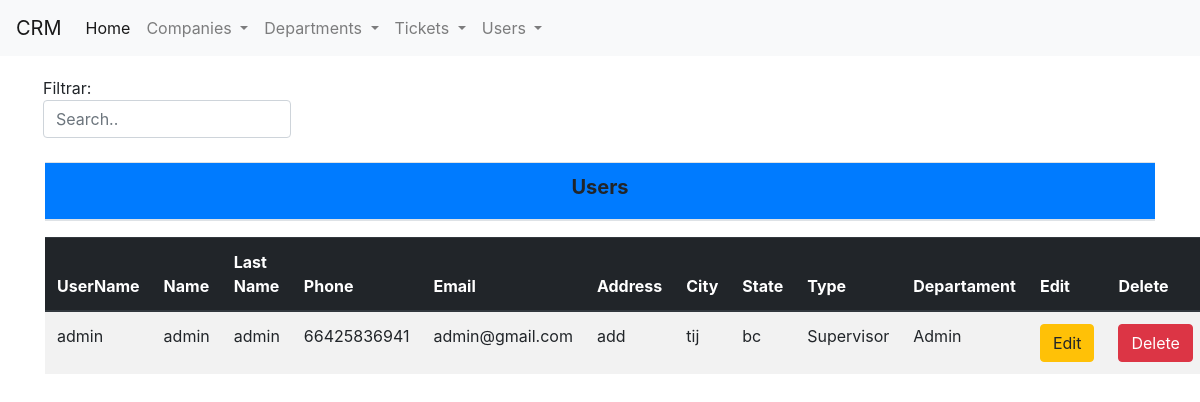
Screenshot of /Users/ with the database file from the repository.
### Users/models.py (models this page shows, shortened)
class Users(models.Model):
	types = (
			('User', 'User'),
			('Supervisor', 'Supervisor'),
		)
	usr_id = models.CharField(primary_key=True,max_length=25)
	usr_name = models.CharField(max_length=256, null=False)
	usr_lastname = models.CharField(max_length=256, null=False)
	usr_phone = models.CharField(max_length=256, null=False)
	usr_email = models.CharField(max_length=256, null=False)
	usr_address = models.CharField(max_length=256, null=False)
	usr_city = models.CharField(max_length=256, null=False)
	usr_state = models.CharField(max_length=256, null=False)
	usr_type = models.CharField(max_length=256, choices=types)
	usr_dep_id = models.ForeignKey(Departments, on_delete=models.CASCADE)

### Departments/models.py (models this page shows)
class Departments(models.Model):
	dep_id = models.AutoField(primary_key=True)
	dep_name = models.CharField(max_length=256, null=False)
	def __str__(self):
		return self.dep_name

### Users/views.py (the view)
# urls.py: path('', views.Index.as_view(), name='Index_Companies_view'),
class Index(generic.ListView):
	template_name = "Users/index.html"
	queryset = Users.objects.all()
	def get_queryset(self, *args, **kwargs):
		qs = Users.objects.all()
		print(self.request.GET)
		query = self.request.GET.get("q", None)
		if query is not None:
			qs = qs.filter(Q(usr_id__icontains=query) | Q(usr_name__icontains=query))
		return qs
	def get_context_data(self, *args, **kwargs):
		context = super(Index, self).get_context_data(*args, **kwargs)
		context["create_form"] = FormUsers()
		return context

### Users/forms.py
class FormUsers(forms.ModelForm):
	class Meta:
		model = Users
		fields = '__all__'

### templates/Users/index.html (shortened to what this page needs)
{% extends "base.html" %}
{% block content %}
<div class="row">
		<div class="col-md-12" style="margin-top: 20px;">
			<div class="col-md-3" style="margin-left: -17px;">
			Filtrar: <input class="form-control" id="buscar" type="text" placeholder="Search..">
			<br>
			</div>
			<table class="table table-striped"><thead><th class="bg-primary" style="text-align: center;"><h5><b>Users</b></h5></h1></th></thead></table>
			<table id="datos" class="table table-striped">
				<thead class="thead-dark">
					<th>UserName</th>
					<th>Name</th>
					<th>Last Name</th>
					<th>Phone</th>
					<th>Email</th>
					<th>Address</th>
					<th>City</th>
					<th>State</th>
					<th>Type</th>
					<th>Departament</th>
					<th>Edit</th>
					<th>Delete</th>
				</thead>
				<tbody>
					{% for User in object_list %}
						<tr>
							<td>{{User.usr_id}}</td>
							<td>{{User.usr_name}}</td>
							<td>{{User.usr_lastname}}</td>
							<td>{{User.usr_phone}}</td>
							<td>{{User.usr_email}}</td>
							<td>{{User.usr_address}}</td>
							<td>{{User.usr_city}}</td>
							<td>{{User.usr_state}}</td>
							<td>{{User.usr_type}}</td>
							<td>{{User.usr_dep_id}}</td>
							<td><a class="btn btn-warning" href="Edit_User/{{User.usr_id}}">Edit</a></td>
							<td><a class="btn btn-danger" href="Delete_User/{{User.usr_id}}">Delete</a></td>
						</tr>
					{% empty%}
					<div class="alert alert-danger" role="alert">
					  NO EXISTEN REGISTROS
					</div>
					{% endfor %}
				</tbody>
			</table>
		</div>
		<div class="col-md-1"></div>
</div>
{% endblock %}

### rows the page displays
Users: usr_id "admin", usr_name "admin", usr_lastname "admin", usr_phone "66425836941", usr_email "admin@gmail.com", usr_address "add", usr_city "tij", usr_state "bc", usr_type "Supervisor", usr_dep_id "Admin"
